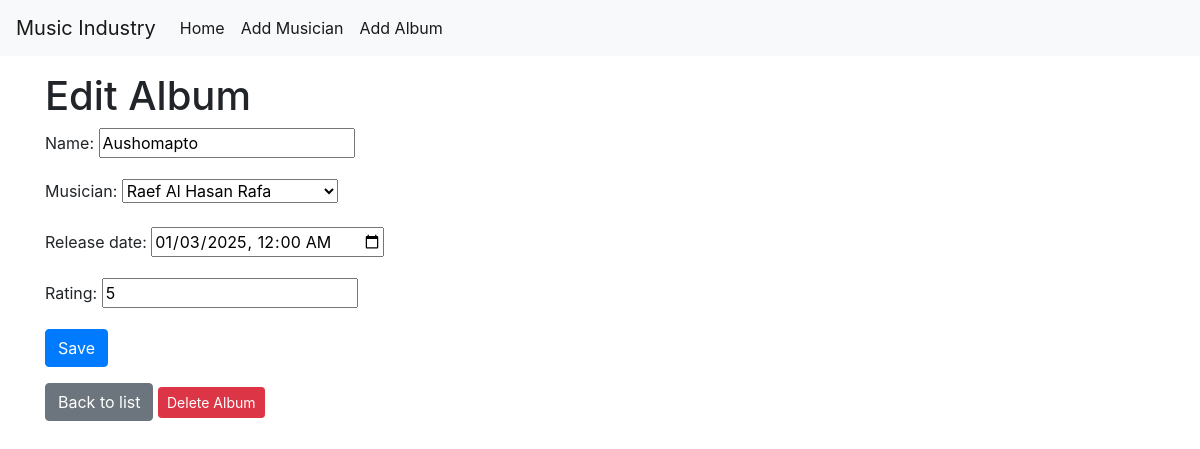
Page /album/3/ on the committed database.
### directory/models.py (models this page shows, shortened)
class Album(models.Model):
    name = models.CharField(max_length = 100)
    musician = models.ForeignKey(Musician, on_delete=models.CASCADE,related_name='albums')
    release_date = models.DateField()
    rating = models.IntegerField()

### directory/views.py (the view)
# urls.py: path('album/<int:pk>/', views.album_detail, name='album_detail'),
def album_detail(request, pk):
    album = get_object_or_404(Album, pk=pk)
    if request.method == "POST":
        form = AlbumForm(request.POST, instance=album)
        if form.is_valid():
            form.save()
            return redirect('musician_list')
    else:
        form = AlbumForm(instance=album)
    return render(request, 'directory/album_detail.html', {'form': form, 'album': album})

### directory/forms.py
class AlbumForm(forms.ModelForm):
    release_date = forms.DateTimeField(
        widget=forms.DateTimeInput(attrs={'type': 'datetime-local'})
    )
    class Meta:
        model = Album
        fields = '__all__'

### directory/models.py (called while the page is built)
    def __str__(self):
        return f"{self.first_name} {self.last_name}"

### directory/templates/directory/album_detail.html (shortened to what this page needs)
{% extends 'directory/base.html' %}
{% block content %}
<h1>Edit Album</h1>
<form method="post" class="form">
    {{ form.as_p }}
    <button type="submit" class="btn btn-primary">Save</button>
</form>
<a href="{% url 'musician_list' %}" class="btn btn-secondary mt-3">Back to list</a>
<form action="{% url 'delete_album' album.pk %}" method="post" style="display:inline;">
    <button type="submit" class="btn btn-danger btn-sm mt-3">Delete Album</button>
</form>
{% endblock %}

### rows in the picture
Album: name "Aushomapto", musician "Raef Al Hasan Rafa", release_date "01/03/2025 00:00", rating "5"
